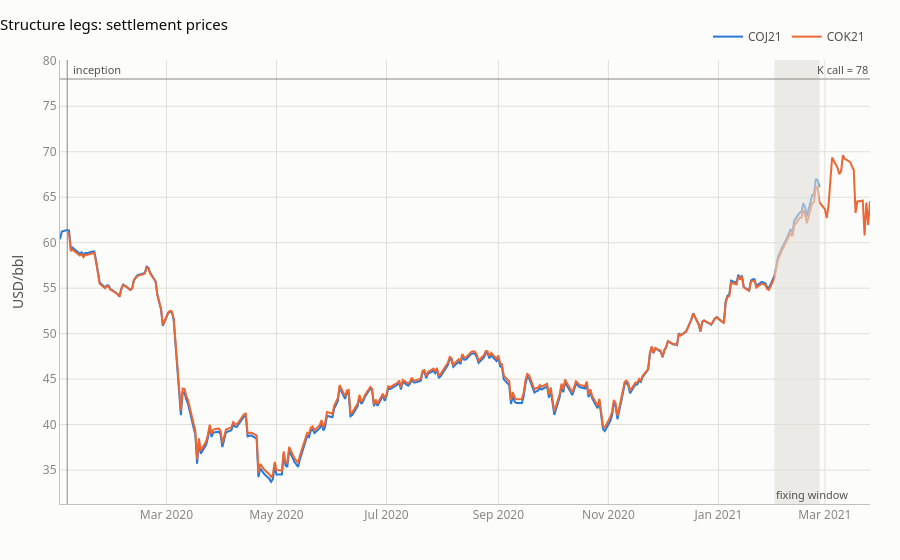
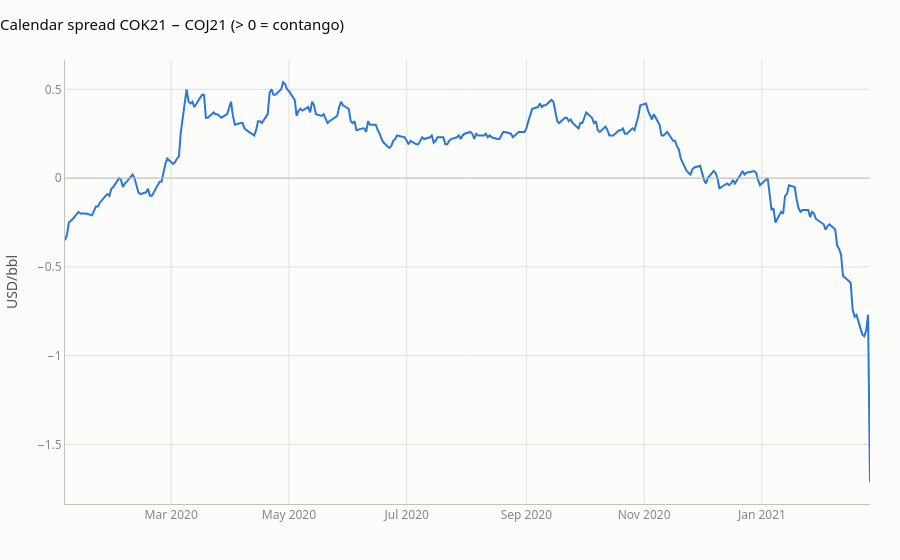

Notebook source saved alongside these figures, in order:
### Markdown cell above
## 4. Futures: the two legs

### Code cell
s = res.settle
assert s.loc[pd.Timestamp(INCEPTION), "COJ21"] == 61.40
assert s.loc[pd.Timestamp(INCEPTION), "COK21"] == 61.05
assert s.loc["2021-02-26", "COJ21"] == 66.13
fig["Structure legs"].show()
fig["Calendar spread"].show()

### Figure 1 — Plotly figure (JSON) as saved in the notebook; plotly's stock layout.template omitted (floating-point values rounded to 4 significant figures; data arrays with more than 128 entries replaced by an {"elided": "..."} marker saying what was removed)
{"data": [{"line": {"color": "#2a78d6", "width": 2}, "mode": "lines", "name": "COJ21", "type": "scatter", "x": {"elided": "299 str values"}, "y": {"elided": "299 float values"}}, {"line": {"color": "#eb6834", "width": 2}, "mode": "lines", "name": "COK21", "type": "scatter", "x": {"elided": "317 str values"}, "y": {"elided": "317 float values"}}], "layout": {"annotations": [{"font": {"color": "#52514e", "size": 11}, "showarrow": false, "text": "fixing window", "x": "2021-02-01", "xanchor": "left", "xref": "x", "y": 0, "yanchor": "bottom", "yref": "y domain"}, {"font": {"color": "#52514e", "size": 11}, "showarrow": false, "text": "K call = 78", "x": 1, "xanchor": "right", "xref": "paper", "y": 78.0, "yanchor": "bottom", "yref": "y"}, {"font": {"color": "#52514e", "size": 11}, "showarrow": false, "text": "inception", "x": "2020-01-06T00:00:00", "xanchor": "left", "xref": "x", "xshift": 4, "y": 1, "yanchor": "top", "yref": "paper"}], "font": {"color": "#52514e", "family": "system-ui, -apple-system, \"Segoe UI\", sans-serif", "size": 12}, "hoverlabel": {"bgcolor": "#fcfcfb", "font": {"color": "#0b0b0b"}}, "hovermode": "x unified", "legend": {"orientation": "h", "x": 1, "xanchor": "right", "y": 1.02, "yanchor": "bottom"}, "margin": {"b": 50, "l": 60, "r": 30, "t": 60}, "paper_bgcolor": "#fcfcfb", "plot_bgcolor": "#fcfcfb", "shapes": [{"fillcolor": "#e1e0d9", "line": {"width": 0}, "opacity": 0.6, "type": "rect", "x0": "2021-02-01", "x1": "2021-02-26", "xref": "x", "y0": 0, "y1": 1, "yref": "y domain"}, {"line": {"color": "#898781", "width": 1}, "type": "line", "x0": 0, "x1": 1, "xref": "paper", "y0": 78.0, "y1": 78.0, "yref": "y"}, {"line": {"color": "#898781", "width": 1}, "type": "line", "x0": "2020-01-06T00:00:00", "x1": "2020-01-06T00:00:00", "xref": "x", "y0": 0, "y1": 1, "yref": "paper"}], "title": {"font": {"color": "#0b0b0b", "size": 15}, "text": "Structure legs: settlement prices", "x": 0, "xanchor": "left"}, "xaxis": {"gridcolor": "#e1e0d9", "linecolor": "#c3c2b7", "showline": true, "tickfont": {"color": "#898781"}, "title": {"font": {"color": "#52514e"}, "text": ""}, "zeroline": false}, "yaxis": {"gridcolor": "#e1e0d9", "linecolor": "#c3c2b7", "tickfont": {"color": "#898781"}, "title": {"font": {"color": "#52514e"}, "text": "USD/bbl"}, "zeroline": false}}}

### Figure 2 — Plotly figure (JSON) as saved in the notebook; plotly's stock layout.template omitted (floating-point values rounded to 4 significant figures; data arrays with more than 128 entries replaced by an {"elided": "..."} marker saying what was removed)
{"data": [{"line": {"color": "#2a78d6", "width": 2}, "mode": "lines", "name": "spread", "type": "scatter", "x": {"elided": "297 str values"}, "y": {"elided": "297 float values"}}], "layout": {"font": {"color": "#52514e", "family": "system-ui, -apple-system, \"Segoe UI\", sans-serif", "size": 12}, "hoverlabel": {"bgcolor": "#fcfcfb", "font": {"color": "#0b0b0b"}}, "hovermode": "x unified", "legend": {"orientation": "h", "x": 1, "xanchor": "right", "y": 1.02, "yanchor": "bottom"}, "margin": {"b": 50, "l": 60, "r": 30, "t": 60}, "paper_bgcolor": "#fcfcfb", "plot_bgcolor": "#fcfcfb", "shapes": [{"line": {"color": "#c3c2b7", "width": 1}, "type": "line", "x0": 0, "x1": 1, "xref": "x domain", "y0": 0, "y1": 0, "yref": "y"}], "showlegend": false, "title": {"font": {"color": "#0b0b0b", "size": 15}, "text": "Calendar spread COK21 − COJ21 (> 0 = contango)", "x": 0, "xanchor": "left"}, "xaxis": {"gridcolor": "#e1e0d9", "linecolor": "#c3c2b7", "showline": true, "tickfont": {"color": "#898781"}, "title": {"font": {"color": "#52514e"}, "text": ""}, "zeroline": false}, "yaxis": {"gridcolor": "#e1e0d9", "linecolor": "#c3c2b7", "tickfont": {"color": "#898781"}, "title": {"font": {"color": "#52514e"}, "text": "USD/bbl"}, "zeroline": false}}}
